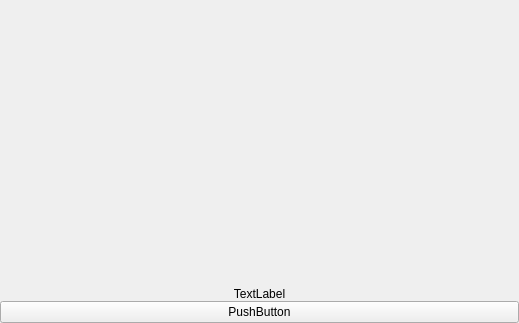
<?xml version="1.0" encoding="UTF-8"?>
<ui version="4.0">
 <class>MainWindow</class>
 <widget class="QMainWindow" name="MainWindow">
  <property name="geometry">
   <rect>
    <x>0</x>
    <y>0</y>
    <width>519</width>
    <height>323</height>
   </rect>
  </property>
  <property name="windowTitle">
   <string>MainWindow</string>
  </property>
  <widget class="QWidget" name="centralwidget">
   <layout class="QGridLayout" name="gridLayout">
    <property name="leftMargin">
     <number>0</number>
    </property>
    <property name="topMargin">
     <number>0</number>
    </property>
    <property name="rightMargin">
     <number>0</number>
    </property>
    <property name="bottomMargin">
     <number>0</number>
    </property>
    <property name="spacing">
     <number>0</number>
    </property>
    <item row="0" column="0">
     <widget class="QLabel" name="label">
      <property name="sizePolicy">
       <sizepolicy hsizetype="MinimumExpanding" vsizetype="MinimumExpanding">
        <horstretch>0</horstretch>
        <verstretch>0</verstretch>
       </sizepolicy>
      </property>
      <property name="focusPolicy">
       <enum>Qt::NoFocus</enum>
      </property>
      <property name="text">
       <string>TextLabel</string>
      </property>
      <property name="scaledContents">
       <bool>false</bool>
      </property>
      <property name="alignment">
       <set>Qt::AlignBottom|Qt::AlignHCenter</set>
      </property>
     </widget>
    </item>
    <item row="1" column="0">
     <widget class="QPushButton" name="pushButton">
      <property name="sizePolicy">
       <sizepolicy hsizetype="Minimum" vsizetype="Minimum">
        <horstretch>0</horstretch>
        <verstretch>0</verstretch>
       </sizepolicy>
      </property>
      <property name="styleSheet">
       <string notr="true"/>
      </property>
      <property name="text">
       <string>PushButton</string>
      </property>
      <property name="autoDefault">
       <bool>false</bool>
      </property>
     </widget>
    </item>
   </layout>
  </widget>
 </widget>
 <resources/>
 <connections/>
</ui>
